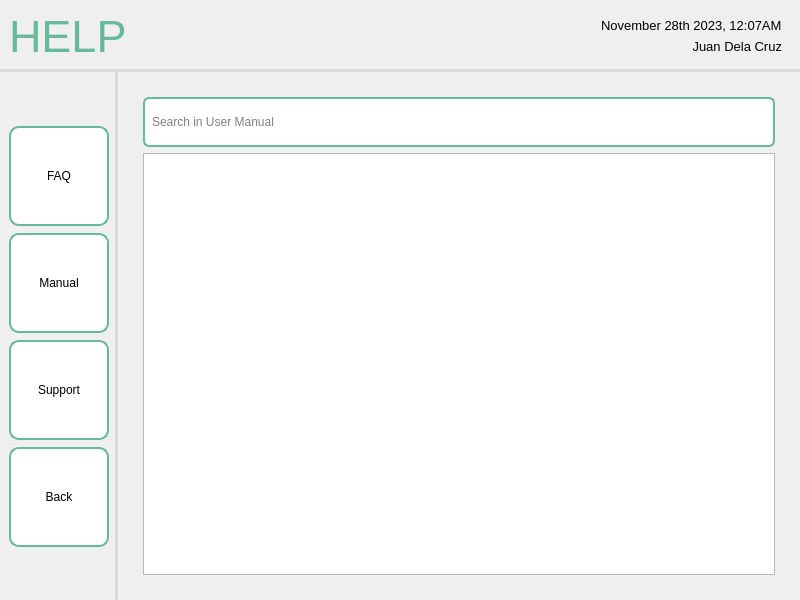
<?xml version="1.0" encoding="UTF-8"?>
<ui version="4.0">
 <class>MainWindow</class>
 <widget class="QMainWindow" name="MainWindow">
  <property name="geometry">
   <rect>
    <x>0</x>
    <y>0</y>
    <width>800</width>
    <height>600</height>
   </rect>
  </property>
  <property name="windowTitle">
   <string>MainWindow</string>
  </property>
  <widget class="QWidget" name="centralwidget">
   <layout class="QHBoxLayout" name="horizontalLayout">
    <property name="leftMargin">
     <number>0</number>
    </property>
    <property name="topMargin">
     <number>0</number>
    </property>
    <property name="rightMargin">
     <number>0</number>
    </property>
    <property name="bottomMargin">
     <number>0</number>
    </property>
    <item>
     <widget class="QFrame" name="frame">
      <property name="sizePolicy">
       <sizepolicy hsizetype="Preferred" vsizetype="Preferred">
        <horstretch>0</horstretch>
        <verstretch>0</verstretch>
       </sizepolicy>
      </property>
      <property name="frameShape">
       <enum>QFrame::NoFrame</enum>
      </property>
      <property name="frameShadow">
       <enum>QFrame::Plain</enum>
      </property>
      <layout class="QGridLayout" name="gridLayout_2">
       <property name="leftMargin">
        <number>0</number>
       </property>
       <property name="topMargin">
        <number>0</number>
       </property>
       <property name="rightMargin">
        <number>0</number>
       </property>
       <property name="bottomMargin">
        <number>0</number>
       </property>
       <property name="spacing">
        <number>0</number>
       </property>
       <item row="1" column="0">
        <widget class="QWidget" name="navBar" native="true">
         <property name="sizePolicy">
          <sizepolicy hsizetype="Fixed" vsizetype="Preferred">
           <horstretch>0</horstretch>
           <verstretch>0</verstretch>
          </sizepolicy>
         </property>
         <property name="styleSheet">
          <string notr="true">QWidget {
    border-right: 3px solid #D8DBD9;
}
</string>
         </property>
         <layout class="QVBoxLayout" name="verticalLayout_7">
          <property name="spacing">
           <number>7</number>
          </property>
          <item>
           <spacer name="verticalSpacer_4">
            <property name="orientation">
             <enum>Qt::Vertical</enum>
            </property>
            <property name="sizeHint" stdset="0">
             <size>
              <width>20</width>
              <height>40</height>
             </size>
            </property>
           </spacer>
          </item>
          <item>
           <widget class="QPushButton" name="addUserButton">
            <property name="minimumSize">
             <size>
              <width>100</width>
              <height>100</height>
             </size>
            </property>
            <property name="maximumSize">
             <size>
              <width>100</width>
              <height>100</height>
             </size>
            </property>
            <property name="styleSheet">
             <string notr="true">QPushButton {
    background-color: white;
    border: 2px solid #67B99A;
    color: black;
    padding: 8px 16px;
    border-radius: 10px;
}

QPushButton:hover {
    border: 2px solid #4D926D;
}

QPushButton:pressed {
	background-color: #F0F0F0;
	border: 2px solid #265C42;
}

</string>
            </property>
            <property name="text">
             <string>FAQ</string>
            </property>
           </widget>
          </item>
          <item>
           <widget class="QPushButton" name="editUserButton">
            <property name="minimumSize">
             <size>
              <width>100</width>
              <height>100</height>
             </size>
            </property>
            <property name="maximumSize">
             <size>
              <width>100</width>
              <height>100</height>
             </size>
            </property>
            <property name="layoutDirection">
             <enum>Qt::LeftToRight</enum>
            </property>
            <property name="styleSheet">
             <string notr="true">QPushButton {
    background-color: white;
    border: 2px solid #67B99A;
    color: black;
    padding: 8px 16px;
    border-radius: 10px;
}

QPushButton:hover {
    border: 2px solid #4D926D;
}

QPushButton:pressed {
	background-color: #F0F0F0;
	border: 2px solid #265C42;
}</string>
            </property>
            <property name="text">
             <string>Manual</string>
            </property>
            <property name="autoRepeat">
             <bool>false</bool>
            </property>
            <property name="autoExclusive">
             <bool>false</bool>
            </property>
           </widget>
          </item>
          <item>
           <widget class="QPushButton" name="pushButton">
            <property name="minimumSize">
             <size>
              <width>100</width>
              <height>100</height>
             </size>
            </property>
            <property name="maximumSize">
             <size>
              <width>100</width>
              <height>100</height>
             </size>
            </property>
            <property name="styleSheet">
             <string notr="true">QPushButton {
    background-color: white;
    border: 2px solid #67B99A;
    color: black;
    padding: 8px 16px;
    border-radius: 10px;
}

QPushButton:hover {
    border: 2px solid #4D926D;
}

QPushButton:pressed {
	background-color: #F0F0F0;
	border: 2px solid #265C42;
}</string>
            </property>
            <property name="text">
             <string>Support</string>
            </property>
           </widget>
          </item>
          <item>
           <widget class="QPushButton" name="backButton">
            <property name="sizePolicy">
             <sizepolicy hsizetype="Fixed" vsizetype="Fixed">
              <horstretch>0</horstretch>
              <verstretch>0</verstretch>
             </sizepolicy>
            </property>
            <property name="minimumSize">
             <size>
              <width>100</width>
              <height>100</height>
             </size>
            </property>
            <property name="maximumSize">
             <size>
              <width>100</width>
              <height>100</height>
             </size>
            </property>
            <property name="font">
             <font>
              <pointsize>9</pointsize>
             </font>
            </property>
            <property name="styleSheet">
             <string notr="true">QPushButton {
    background-color: white;
    border: 2px solid #67B99A;
    color: black;
    padding: 8px 16px;
    border-radius: 10px;
}

QPushButton:hover {
    border: 2px solid #4D926D;
}

QPushButton:pressed {
	background-color: #F0F0F0;
	border: 2px solid #265C42;
}</string>
            </property>
            <property name="text">
             <string>Back</string>
            </property>
            <property name="icon">
             <iconset resource="../../assets/resourceFile.qrc">
              <normaloff>:/logos/Icons/entypo_back.png</normaloff>:/logos/Icons/entypo_back.png</iconset>
            </property>
            <property name="autoRepeat">
             <bool>false</bool>
            </property>
           </widget>
          </item>
          <item>
           <spacer name="verticalSpacer_5">
            <property name="orientation">
             <enum>Qt::Vertical</enum>
            </property>
            <property name="sizeHint" stdset="0">
             <size>
              <width>20</width>
              <height>40</height>
             </size>
            </property>
           </spacer>
          </item>
         </layout>
        </widget>
       </item>
       <item row="0" column="0" colspan="2">
        <widget class="QWidget" name="header" native="true">
         <property name="styleSheet">
          <string notr="true">QWidget {
    border-bottom: 3px solid #D8DBD9; 
}
</string>
         </property>
         <layout class="QHBoxLayout" name="horizontalLayout_13">
          <item>
           <widget class="QLabel" name="titleLabel">
            <property name="font">
             <font>
              <pointsize>-1</pointsize>
             </font>
            </property>
            <property name="layoutDirection">
             <enum>Qt::LeftToRight</enum>
            </property>
            <property name="styleSheet">
             <string notr="true">QLabel {
    color: #67B99A;
    font-size: 45px;
}</string>
            </property>
            <property name="text">
             <string>HELP</string>
            </property>
            <property name="scaledContents">
             <bool>false</bool>
            </property>
           </widget>
          </item>
          <item>
           <spacer name="horizontalSpacer_2">
            <property name="orientation">
             <enum>Qt::Horizontal</enum>
            </property>
            <property name="sizeHint" stdset="0">
             <size>
              <width>40</width>
              <height>20</height>
             </size>
            </property>
           </spacer>
          </item>
          <item>
           <widget class="QFrame" name="systemLabel">
            <layout class="QVBoxLayout" name="verticalLayout_12">
             <item>
              <widget class="QLabel" name="sysTimeDate">
               <property name="font">
                <font>
                 <pointsize>10</pointsize>
                </font>
               </property>
               <property name="styleSheet">
                <string notr="true">QLabel {
    color: black;
}</string>
               </property>
               <property name="text">
                <string>November 28th 2023, 12:07AM</string>
               </property>
              </widget>
             </item>
             <item>
              <widget class="QLabel" name="userName">
               <property name="font">
                <font>
                 <pointsize>10</pointsize>
                </font>
               </property>
               <property name="styleSheet">
                <string notr="true">QLabel {
    color: black;
}</string>
               </property>
               <property name="text">
                <string>Juan Dela Cruz</string>
               </property>
               <property name="alignment">
                <set>Qt::AlignRight|Qt::AlignTrailing|Qt::AlignVCenter</set>
               </property>
              </widget>
             </item>
            </layout>
           </widget>
          </item>
         </layout>
        </widget>
       </item>
       <item row="1" column="1">
        <widget class="QWidget" name="mainContent" native="true">
         <layout class="QVBoxLayout" name="verticalLayout_8">
          <property name="leftMargin">
           <number>25</number>
          </property>
          <property name="topMargin">
           <number>25</number>
          </property>
          <property name="rightMargin">
           <number>25</number>
          </property>
          <property name="bottomMargin">
           <number>25</number>
          </property>
          <item>
           <widget class="QWidget" name="layoutContainer" native="true">
            <layout class="QVBoxLayout" name="verticalLayout">
             <property name="leftMargin">
              <number>0</number>
             </property>
             <property name="topMargin">
              <number>0</number>
             </property>
             <property name="rightMargin">
              <number>0</number>
             </property>
             <property name="bottomMargin">
              <number>0</number>
             </property>
             <item>
              <widget class="QLineEdit" name="lineEdit">
               <property name="minimumSize">
                <size>
                 <width>250</width>
                 <height>50</height>
                </size>
               </property>
               <property name="maximumSize">
                <size>
                 <width>16777215</width>
                 <height>16777215</height>
                </size>
               </property>
               <property name="styleSheet">
                <string notr="true">QLineEdit {
    padding: 5px;
    border: 2px solid #67B99A;
    border-radius: 6px;
    background-color: #FFFFFF;
    selection-background-color: darkgray;
}</string>
               </property>
               <property name="placeholderText">
                <string>Search in User Manual</string>
               </property>
              </widget>
             </item>
             <item>
              <widget class="QListWidget" name="listWidget"/>
             </item>
            </layout>
           </widget>
          </item>
         </layout>
        </widget>
       </item>
      </layout>
     </widget>
    </item>
   </layout>
  </widget>
 </widget>
 <resources>
  <include location="../../assets/resourceFile.qrc"/>
 </resources>
 <connections/>
</ui>
